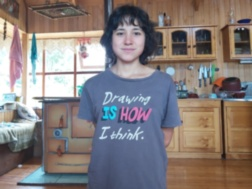
#> input picture dst1_remap.jpg, 252 x 189 px
$ python tunning_matching.py
#> lines starting #> are read from the running program, lines starting #| are printed output that depends on the picture
import matplotlib as mpl
import matplotlib.pyplot as plt
import numpy as np
import cv2
from matplotlib.widgets import Slider

dst1_downsampled = cv2.imread('dst1_remap.jpg')
#> dst1_downsampled is the input picture: shape (189, 252, 3); mean B, G, R 123.6, 124.5, 132.9
dst2_downsampled = cv2.imread('dst2_remap.jpg')
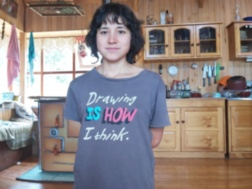
#> input picture dst2_remap.jpg, 252 x 189 px
#> dst2_downsampled is the input picture: shape (189, 252, 3); mean B, G, R 130.6, 131.8, 141.8


if __name__ == '__main__':
    plt.imshow(dst1_downsampled)
    plt.figure()
    plt.imshow(dst2_downsampled)
    fig = plt.figure(figsize=(10, 8))
    ax = fig.add_subplot(111)
    fig.subplots_adjust(bottom=0.2, top=0.75)
    # Create axes for sliders
    ax_block = fig.add_axes([0.1, 0.98, 0.8, 0.01])
    ax_block.spines['top'].set_visible(True)
    ax_block.spines['right'].set_visible(True)
    ax_minDisp = fig.add_axes([0.1, 0.95, 0.8, 0.01])
    ax_minDisp.spines['top'].set_visible(True)
    ax_minDisp.spines['right'].set_visible(True)
    ax_numDisp = fig.add_axes([0.1, 0.92, 0.8, 0.01])
    ax_numDisp.spines['top'].set_visible(True)
    ax_numDisp.spines['right'].set_visible(True)
    ax_disp12 = fig.add_axes([0.1, 0.89, 0.8, 0.01])
    ax_disp12.spines['top'].set_visible(True)
    ax_disp12.spines['right'].set_visible(True)
    ax_speckR = fig.add_axes([0.1, 0.86, 0.8, 0.01])
    ax_speckR.spines['top'].set_visible(True)
    ax_speckR.spines['right'].set_visible(True)
    ax_speckW = fig.add_axes([0.1, 0.83, 0.8, 0.01])
    ax_speckW.spines['top'].set_visible(True)
    ax_speckW.spines['right'].set_visible(True)
    ax_P10 = fig.add_axes([0.1, 0.8, 0.8, 0.01])
    ax_P10.spines['top'].set_visible(True)
    ax_P10.spines['right'].set_visible(True)
    ax_P20 = fig.add_axes([0.1, 0.77, 0.8, 0.01])
    ax_P20.spines['top'].set_visible(True)
    ax_P20.spines['right'].set_visible(True)
    ax_preFilter = fig.add_axes([0.1, 0.74, 0.8, 0.01])
    ax_preFilter.spines['top'].set_visible(True)
    ax_preFilter.spines['right'].set_visible(True)
    ax_uniqRatio = fig.add_axes([0.1, 0.71, 0.8, 0.01])
    ax_uniqRatio.spines['top'].set_visible(True)
    ax_uniqRatio.spines['right'].set_visible(True)

    # Plot default parameters
    block_size0 = 8 #19
    min_disp0 = 7 #10
    num_disp0 = 71
    disp12MaxDiff0 = 9
    speckleRange0 = 5
    speckleWindowSize0 = 9
    P10 = 1792 #600
    P20 = 865
    preFilterCap0 = 25
    uniquenessRatio0 = 15
    smallerBlockSize0 = 1

    # Create sliders
    s_block = Slider(valinit=block_size0, ax=ax_block, label='block size ', valmin=0, valmax=255,valfmt = ' %i')
    s_minDisp = Slider(valinit=min_disp0, ax=ax_minDisp, label='min disp ', valmin=0, valmax=255, valfmt=' %i')
    s_numDisp = Slider(valinit=num_disp0, ax=ax_numDisp, label='num disp ', valmin=16, valmax=2048, valfmt=' %i')
    s_disp12 = Slider(valinit=disp12MaxDiff0, ax=ax_disp12, label='disp12 ', valmin=-1, valmax=255, valfmt=' %i')
    s_speckR = Slider(valinit=speckleRange0, ax=ax_speckR, label='speckR ', valmin=-1, valmax=255, valfmt=' %i')
    s_speckW = Slider(valinit=speckleWindowSize0, ax=ax_speckW, label='speckW ', valmin=0, valmax=255, valfmt=' %i')
    s_P10 = Slider(valinit=P10, ax=ax_P10, label='P10 ', valmin=0, valmax=2048, valfmt=' %i')
    s_P20 = Slider(valinit=P20, ax=ax_P20, label='P20 ', valmin=0, valmax=2048, valfmt=' %i')
    s_preFilter = Slider(valinit=preFilterCap0, ax=ax_preFilter, label='preFilter ', valmin=1, valmax=63, valfmt=' %i')
    s_uniqRatio = Slider(valinit=uniquenessRatio0, ax=ax_uniqRatio, label='uniqRatio ', valmin=0, valmax=255, valfmt=' %i')


    # Create Block matching object.
    stereo = cv2.StereoSGBM_create(minDisparity=min_disp0,
                                   numDisparities=num_disp0,
                                   blockSize=block_size0,
                                   uniquenessRatio=uniquenessRatio0,
                                   speckleWindowSize=speckleWindowSize0,
                                   speckleRange=speckleRange0,
                                   disp12MaxDiff=disp12MaxDiff0,
                                   P1=P10,  # 8 * 3 * win_size ** 2,  # 8*3*win_size**2,
                                   P2=P20,  # 32 * 3 * win_size ** 2)  # 32*3*win_size**2)
                                   preFilterCap=preFilterCap0)

    # Compute disparity map
    print("\nComputing the disparity  map...")
    disparity_map = stereo.compute(dst1_downsampled, dst2_downsampled)
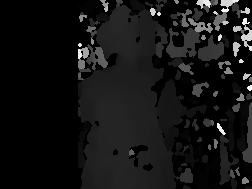
#> disparity_map: shape (189, 252) int16; min 96, max 1219, mean 184.6; drawn with min black and max white

    # Show disparity map before generating 3D cloud to verify that point cloud will be usable.
    ax.imshow(disparity_map, 'gray')


    def update(val):
        block_size0 = int(s_block.val)
        min_disp0 = int(s_minDisp.val)
        num_disp0 = int(s_numDisp.val)
        disp12MaxDiff0 = int(s_disp12.val)
        #speckleRange0 = int(s_speckR.val)
        speckleWindowSize0 = int(s_speckW.val)
        P10 = int(s_P10.val)
        P20 = int(s_P20.val)
        preFilterCap0 = int(s_preFilter.val)
        #uniquenessRatio0 = int(s_uniqRatio.val)
        stereo = cv2.StereoSGBM_create(minDisparity=min_disp0,
                                       numDisparities=num_disp0,
                                       blockSize=block_size0,
                                       uniquenessRatio=uniquenessRatio0,
                                       speckleWindowSize=speckleWindowSize0,
                                       speckleRange=speckleRange0,
                                       disp12MaxDiff=disp12MaxDiff0,
                                       P1=P10,  # 8 * 3 * win_size ** 2,  # 8*3*win_size**2,
                                       P2=P20,  # 32 * 3 * win_size ** 2)  # 32*3*win_size**2)
                                       preFilterCap=preFilterCap0)

        # Compute disparity map
        print("\nComputing the disparity  map...")
        disparity_map = stereo.compute(dst1_downsampled, dst2_downsampled)
        ax.imshow(disparity_map, 'gray')
    s_block.on_changed(update)
    s_minDisp.on_changed(update)
    s_numDisp.on_changed(update)
    s_disp12.on_changed(update)
    #s_speckR.on_changed(update)
    s_speckW.on_changed(update)
    s_P10.on_changed(update)
    s_P20.on_changed(update)
    s_preFilter.on_changed(update)
    #s_uniqRatio.on_changed(update)

    plt.show()
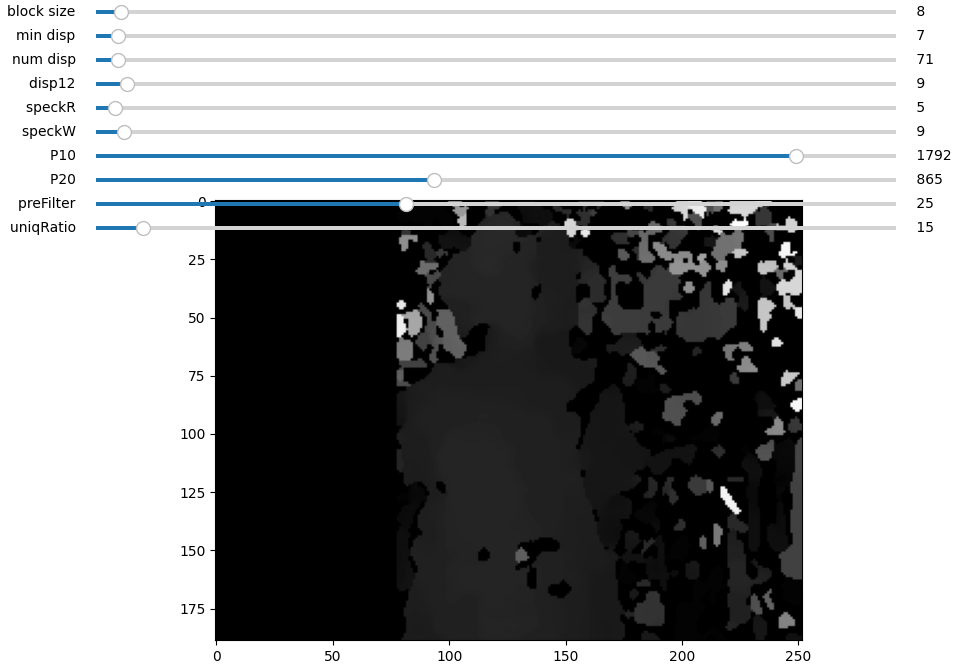
#> figure drawn by matplotlib, 11 panels
